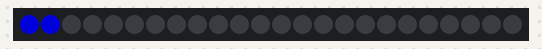
A sketch run on a simulated ATtiny85, built with avr-gcc and run on an emulated ATtiny85. On the bench: 24 RGB LEDs in strip order, left to right. Dim RGB values are drawn brighter than linear.

Above: at 0.3 s.
At 0.7 s:
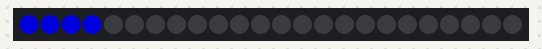
At 1.1 s:
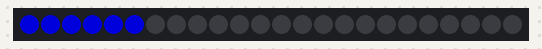
At 2.2 s:
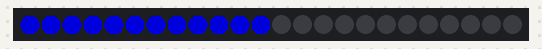
At 3.3 s:
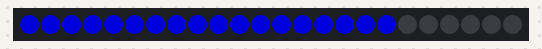
At 4.5 s:
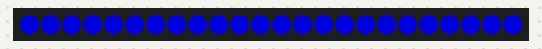

The sketch:

ironManBlueBlue.ino
```cpp
// (licence header left out)
//*********
//The Ring's bright will increase and decrease in a loop
//*********

#include <Adafruit_NeoPixel.h>
#ifdef __AVR__
#include <avr/power.h>
#endif

// Which pin on the Arduino is connected to the NeoPixels
// On a Trinket or Gemma we suggest changing this to 1
#define PIN            3

// How many NeoPixels are attached to the Arduino?
#define NUMPIXELS      24

// When we setup the NeoPixel library, we tell it how many pixels, and which pin to use to send signals.
// example for more information on possible values.
Adafruit_NeoPixel pixels = Adafruit_NeoPixel(NUMPIXELS, PIN, NEO_GRB + NEO_KHZ800);

int delayval = 30; // delay for half a second
int red = 0;
int  blue = 0;
int green = 0;

void setup() {
  // This is for Trinket 5V 16MHz, you can remove these three lines if you are not using a Trinket
#if defined (__AVR_ATtiny85__)
  if (F_CPU == 16000000) clock_prescale_set(clock_div_1);
#endif
  // End of trinket special code

  int circleTime = 188;
  pixels.begin(); // This initializes the NeoPixel library.
  //RED CIRCLE
  delay(50);

  red = 0;
  green = 0;
  blue = 150;
  for (int i = 0, delaytime = circleTime; i < NUMPIXELS ; i++) {
    // pixels.Color takes RGB values, from 0,0,0 up to 255,255,255
    pixels.setPixelColor(i, pixels.Color(red, green, blue)); // Moderately bright green color.
    pixels.show(); // This sends the updated pixel color to the hardware.
    delay(delaytime); // Delay for a period of time (in milliseconds).
  }


}

void loop() {
  int beepTime = 50;
  red = 0;
  green = 0;
  blue = 15;
  int numberIncDec = 12;
  // For a set of NeoPixels the first NeoPixel is 0, second is 1, all the way up to the count of pixels minus one.
  for (int count = 0; count < 15; count++)
  {

    for (int i = 0, delaytime = 240; i < NUMPIXELS ; i++) { //all color to one
      // pixels.Color takes RGB values, from 0,0,0 up to 255,255,255
      pixels.setPixelColor(i, pixels.Color(red, green, blue)); // Moderately bright green color.
    }
    pixels.show(); // This sends the updated pixel color to the hardware.
    delay(beepTime);
    //  red= red+numberIncDec;
    //green = green +numberIncDec;
    blue = blue + numberIncDec;
  }
  /////////////////////////////////going down

  for (int count = 0; count < 15; count++)
  {

    for (int i = 0, delaytime = 240; i < NUMPIXELS ; i++) { //all color to one
      // pixels.Color takes RGB values, from 0,0,0 up to 255,255,255
      pixels.setPixelColor(i, pixels.Color(red, green, blue)); // Moderately bright green color.
    }
    pixels.show(); // This sends the updated pixel color to the hardware.
    delay(beepTime);
    //red= red-numberIncDec;
    //green = green -numberIncDec;
    blue = blue - numberIncDec;
  }

  //green= green + 1;
  // blue = blue +1;
}
```

Measured:
- by itself, everything shown: repeats every 1.6 s, in 30 steps
